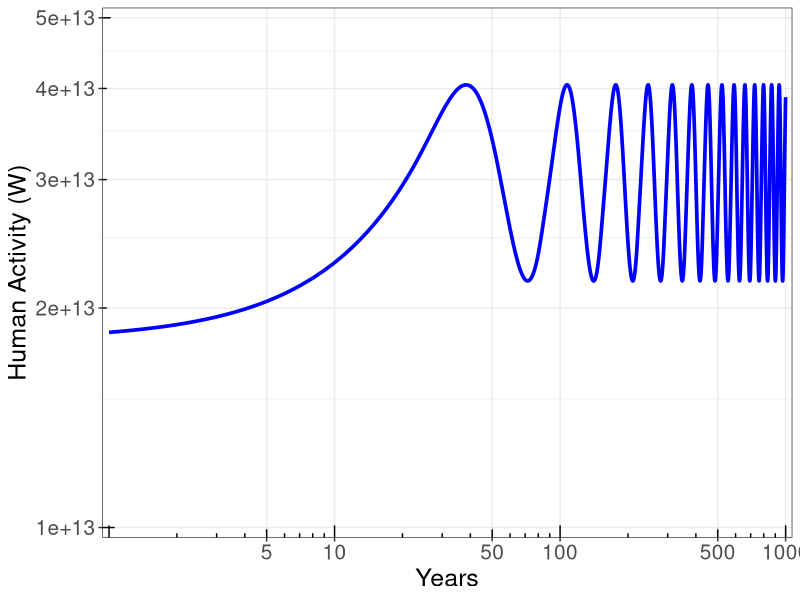
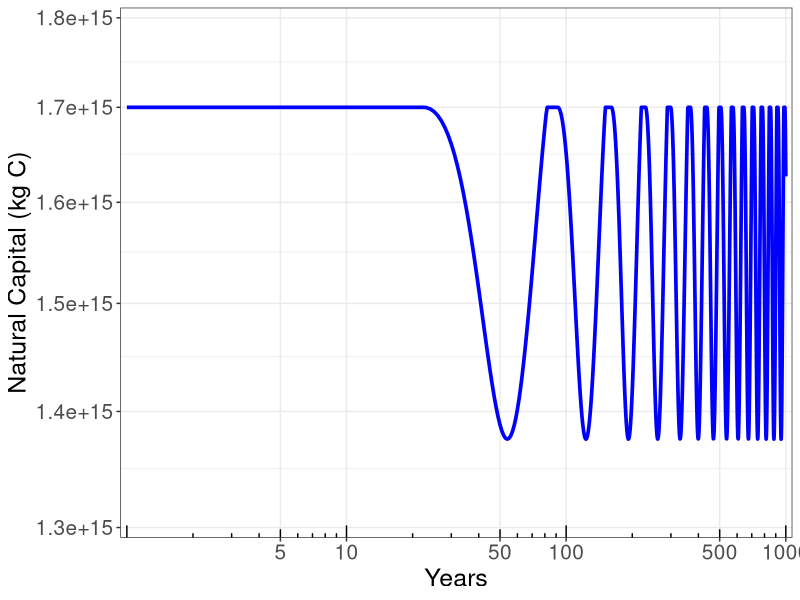

Here is the R script that generated these plots, in order:
# Purpose: This script performs the simulation and produces the results
# shown in Figures 12 and 13 in the book Human Enterprise, Ecosystems, 
# and the Future of Civilization. In this simulation, there is no 
# progress in "green technology". The simulation runs for 1,000 years.

###################################################################################
# load libraries
library("ggplot2")
library("grid")
library("scales")

###################################################################################

# CONSTANTS AND AUXILIARY VARIABLES

# run controls
starting_year <- 1
ending_year <- 1000

# constants
Rate_of_Increase_in_Human_Activity <- 0.02475 # /yr
Primary_Productivity <- 5.36e13 # kg C/yr
Replenishment_of_Natural_Capital <- Primary_Productivity
Unit_Depletion_of_Natural_Capital_t0 <- 5.5079e-08 # kg C / J/yr human activity
#Rate_of_Decrease_in_Unit_Depletion_of_Natural_Capital <- 0.0025 # /yr
Rate_of_Decrease_in_Unit_Depletion_of_Natural_Capital <- 0 # /yr
Effect_of_Natural_Capital_Depletion_on_Human_Activity <- 1.65e-16 # / kg C
Decrease_in_Human_Activity_t0 <- 0
Natural_Capital_Gap_t0 <- 0

# initialize stocks
Natural_Capital_t0 <- 1.70e15
Natural_Capital_NCU_t0 <- 100

Human_Activity_t0 <- 5.84063e20

Human_Activity_W_t0 <- # human activity, W
  Human_Activity_t0 * # human activity, J/yr
  1 * # 1 W / J/s
  1 / (365 * 24 * 60 * 60) # 1 yr / (365 d/yr * 24 hr/d * 60 min/hr * 60 s/min

Kardashev_Scale_t0 <- (log(Human_Activity_W_t0, 10) - 6) / 10

###################################################################################


###################################################################################
# STOCK 1: Human_Activity
# Units: J/yr
# Initial Value: 
#   Human_Activity_t0 <- 5.84063e14
#
# Inflow: Increase_in_Human_Activity
# Units: J/yr/yr
# Relationship:
#   Human_Activity (J/yr) * Rate_of_Increase_in_Human_Activity (/yr)

# Outflow: Decrease_in_Human_Activity
# Units: J/yr/yr
# Relationship:
#   (Natural_Capital_t0, kg C - Natural_Capital, kg C) *
#     Effect_of_Natural_Capital_Depletion_on_Human_Activity, J/yr/yr / kg C)
#
###################################################################################
# STOCK 2: Natural_Capital
# Units: kg C
# Initial Value: 
# Natural_Capital_t0 <- 1.70e15
# Constraint: must be <= initial value
#
# Inflow: Replenishment_of_Natural_Capital
# Units: kg C/yr
# Relationship: = Primary_Productivity (kg C/yr)

# Outflow: Depletion_of_Natural_Capital
# Units: kg C/yr
# Relationship: 
#   Initial Value: Depletion_of_Natural_Capital_t0, (kg C/J/yr)
#   Thereafter: Effect_of_Natural_Capital_Depletion_on_Human_Activity(t-1), (kg C/J/yr) * 
#     (1 - Rate_of_Decrease_in_Depletion_of_Natural_Capital), (/yr) *
#     Human_Activity(t-1) (J/yr)

# Natural_Capital <- min(Natural_Capital, Natural_Capital_t0) 
#     
###################################################################################
# SIMULATION
#
# initialize values

year <- starting_year

Depletion_of_Natural_Capital_t0 <- 
  Unit_Depletion_of_Natural_Capital_t0 * Human_Activity_t0

Output <- c(year, 
            Human_Activity_t0,
            Human_Activity_W_t0,
            Kardashev_Scale_t0,
            Natural_Capital_t0,
            Natural_Capital_NCU_t0,
            Replenishment_of_Natural_Capital,
            Unit_Depletion_of_Natural_Capital_t0,
            Depletion_of_Natural_Capital_t0,
            Natural_Capital_Gap_t0,
            Decrease_in_Human_Activity_t0)

Human_Activity <- Human_Activity_t0
Natural_Capital <- Natural_Capital_t0
Unit_Depletion_of_Natural_Capital <- Unit_Depletion_of_Natural_Capital_t0

# complete simulation
while (year < ending_year) {
  Output_tminus1 <- Output
  year <- year + 1  
  
  # increment rate of natural capital depletion per unit human activity
  Unit_Depletion_of_Natural_Capital <- 
    Unit_Depletion_of_Natural_Capital *
    (1 - Rate_of_Decrease_in_Unit_Depletion_of_Natural_Capital)
  
  Depletion_of_Natural_Capital <- 
    Unit_Depletion_of_Natural_Capital * Human_Activity
  
  Natural_Capital_Gap <- Natural_Capital_t0 - Natural_Capital

  Decrease_in_Human_Activity <-
    Natural_Capital_Gap * 
    Effect_of_Natural_Capital_Depletion_on_Human_Activity *
    Human_Activity
  
  # perform mass balance on stocks
  
  Human_Activity <-
    Human_Activity +
    Human_Activity * Rate_of_Increase_in_Human_Activity - 
    Decrease_in_Human_Activity

  Natural_Capital <-
    Natural_Capital +
    Replenishment_of_Natural_Capital - 
    Depletion_of_Natural_Capital
  
  #constrain natural capital to less than or equal to initial value
  Natural_Capital <- min(Natural_Capital, Natural_Capital_t0)
  Natural_Capital <- max(Natural_Capital, 0)
  
  # define an arbitrary unit of natural capital
  Natural_Capital_NCU <- Natural_Capital * 100 / Natural_Capital_t0
  
  # calculate human activity in W and the Kardashev Scale
  Human_Activity_W <- # human activity, W
    Human_Activity * # human activity, J/yr
    1 * # 1 W / J/s
    1 / (365 * 24 * 60 * 60) # 1 yr / (365 d/yr * 24 hr/d * 60 min/hr * 60 s/min
  
  Kardashev_Scale <- (log(Human_Activity_W, 10) - 6) / 10
  
  # add newest values to output data set
  new_output <- c(year, 
                  Human_Activity,
                  Human_Activity_W,
                  Kardashev_Scale,
                  Natural_Capital,
                  Natural_Capital_NCU,
                  Replenishment_of_Natural_Capital,
                  Unit_Depletion_of_Natural_Capital,
                  Depletion_of_Natural_Capital,
                  Natural_Capital_Gap,
                  Decrease_in_Human_Activity)
  
  names(new_output) <- c("Year", 
                         "Human_Activity_Jyr",
                         "Human_Activity_W",
                         "Kardashev_Scale",
                         "Natural_Capital",
                         "Natural_Capital_NCU",
                         "Replenishment_of_Natural_Capital",
                         "Unit_Depletion_of_Natural_Capital",
                         "Depletion_of_Natural_Capital",
                         "Natural_Capital_Gap",
                         "Decrease_in_Human_Activity")

  Output <- rbind(Output, new_output)

} # end of simulation loop

#Output # uncomment to print output data set if desired

# plot outputs in ggplot2

# convert from a matrix to a data frame (required for ggplot)
Output_df <- as.data.frame(Output)

# PLOT HUMAN ACTIVITY
# assign data to be plotted
Human_Activity_Plot_1 <- ggplot(
  data = Output_df, # data set
  aes(x = Output_df$Year, # x variable
      y = Output_df$Human_Activity_W # y variable
      ),
  )

# assign type of plot and any statistics to calculate
Human_Activity_Plot_2 <- Human_Activity_Plot_1 + 
  geom_line( # a basic line
    stat = "identity", # plot the actual value, no statistical transformation
    color = "blue", # set the line color
    size = 1.25 # set the line width
    )

# assign a theme
Human_Activity_Plot_3 <- Human_Activity_Plot_2 +
  theme_bw()  # a basic black and white theme

# log transform axes
Human_Activity_Plot_6 <- Human_Activity_Plot_3 +
  coord_trans(
    x = "log10", # transform x axis to log scale 
    y = "log10" # transform y axis to log scale
  )

# set axis labels, scales, and intervals

Human_Activity_Plot_7 <- Human_Activity_Plot_6 +
  scale_x_continuous(
    name = "Years", # x axis label
    limits = c(1, 1000), # set x axis limits
    breaks = c(5, 10, 50, 100, 500, 1000), # x axis limits and interval
    minor_breaks = function(x) log10(x)/10, # specify minor breaks (NOT DEBUGGED)
    expand = c(0.01,0) # control where y axis crosses - first number is fraction of plot left as white space
#     labels = c("Years", "", "Decades", "", "Centuries", "") # replace x-axis numbers with text labels
  ) +
  scale_y_continuous(
    name = ("Human Activity (W)"), # y axis label
    limits = c(1e13, 5e13), # set y axis limits
    breaks = c(1e13, 2e13, 3e13, 4e13, 5e13), # set breaks and tick marks
    expand = c(0.02,0) # control where x axis crosses - first number is fraction left as white space
  )

# set font size of labels and numbers on axes

Human_Activity_Plot_8 <- Human_Activity_Plot_7 +
  theme(
    axis.title.x = element_text(size = 18), # set font size of x axis label
    axis.text.x = element_text(size = 15), # set font size of x axis text
    axis.title.y = element_text(size = 18), # set font size of y axis label
    axis.text.y = element_text(size = 15), # set font size of y axis text
    panel.grid.minor = element_line() # specify minor grid lines (NOT DEBUGGED)
  )

# set tick marks

Human_Activity_Plot_9 <- Human_Activity_Plot_8 +
  annotation_logticks( # adds tick marks to a log scale
    scaled = FALSE # tells R we have transformed the axis, not the data
  )

Human_Activity_Plot_9


# PLOT NATURAL CAPITAL

# assign data to be plotted
Natural_Capital_Plot_1 <- ggplot(
  data = Output_df, # data set
  aes(x = Output_df$Year, # x variable
      y = Output_df$Natural_Capital # y variable
  ),
)

# assign type of plot and any statistics to calculate
Natural_Capital_Plot_2 <- Natural_Capital_Plot_1 + 
  geom_line( # a basic line
    stat = "identity", # plot the actual value, no statistical transformation
    color = "blue", # set the line color
    size = 1.25 # set the line width
  )

# assign a theme
Natural_Capital_Plot_3 <- Natural_Capital_Plot_2 +
  theme_bw()  # a basic black and white theme

# log transform axes
Natural_Capital_Plot_4 <- Natural_Capital_Plot_3 +
  coord_trans(
    x = "log10", # transform x axis to log scale 
    y = "log10" # transform y axis to log scale
  )

# set axis labels, scales, and intervals

Natural_Capital_Plot_5 <- Natural_Capital_Plot_4 +
  scale_x_continuous(
    name = "Years", # x axis label
    limits = c(1, 1000), # set x axis limits
    breaks = c(5, 10, 50, 100, 500, 1000), # x axis limits and interval
    minor_breaks = function(x) log10(x)/10, # specify minor breaks (NOT DEBUGGED)
    expand = c(0.01,0) # control where y axis crosses - first number is fraction of plot left as white space
#     labels = c("Years", "", "Decades", "", "Centuries", "") # replace x-axis numbers with text labels
  ) +
  scale_y_continuous(
    name = ("Natural Capital (kg C)"), # y axis label
    limits = c(1.3e15, 1.8e15), # set y axis limits
    breaks = c(1.3e15, 1.4e15, 1.5e15, 1.6e15, 1.7e15, 1.8e15), # set breaks and tick marks
    expand = c(0.02,0) # control where x axis crosses - first number is fraction left as white space
  )

# set font size of labels and numbers on axes

Natural_Capital_Plot_6 <- Natural_Capital_Plot_5 +
  theme(
    axis.title.x = element_text(size = 18), # set font size of x axis label
    axis.text.x = element_text(size = 15), # set font size of x axis text
    axis.title.y = element_text(size = 18), # set font size of y axis label
    axis.text.y = element_text(size = 15), # set font size of y axis text
    panel.grid.minor = element_line() # specify minor grid lines (NOT DEBUGGED)
  )

# set tick marks

Natural_Capital_Plot_7 <- Natural_Capital_Plot_6 +
  annotation_logticks( # adds tick marks to a log scale
    scaled = FALSE # tells R we have transformed the axis, not the data
  )

Natural_Capital_Plot_7
